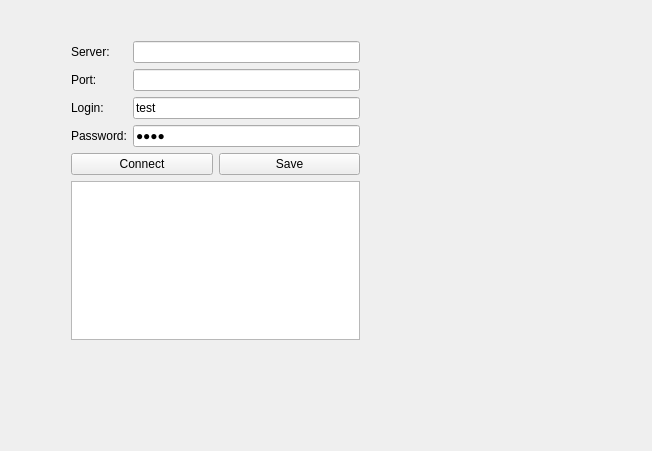
<?xml version="1.0" encoding="UTF-8"?>
<ui version="4.0">
 <class>ProtobufTest</class>
 <widget class="QMainWindow" name="ProtobufTest">
  <property name="geometry">
   <rect>
    <x>0</x>
    <y>0</y>
    <width>652</width>
    <height>451</height>
   </rect>
  </property>
  <property name="windowTitle">
   <string>ProtobufTest</string>
  </property>
  <widget class="QWidget" name="centralWidget">
   <widget class="QWidget" name="verticalLayoutWidget">
    <property name="geometry">
     <rect>
      <x>60</x>
      <y>30</y>
      <width>311</width>
      <height>321</height>
     </rect>
    </property>
    <layout class="QVBoxLayout" name="verticalLayout">
     <item>
      <layout class="QFormLayout" name="formLayout">
       <item row="1" column="1">
        <widget class="QLineEdit" name="lineEdit_server">
         <property name="text">
          <string/>
         </property>
        </widget>
       </item>
       <item row="1" column="0">
        <widget class="QLabel" name="label">
         <property name="text">
          <string>Server:</string>
         </property>
        </widget>
       </item>
       <item row="2" column="1">
        <widget class="QLineEdit" name="lineEdit_port">
         <property name="text">
          <string/>
         </property>
        </widget>
       </item>
       <item row="2" column="0">
        <widget class="QLabel" name="label_2">
         <property name="text">
          <string>Port:</string>
         </property>
        </widget>
       </item>
       <item row="3" column="1">
        <widget class="QLineEdit" name="lineEdit_login">
         <property name="text">
          <string>test</string>
         </property>
        </widget>
       </item>
       <item row="3" column="0">
        <widget class="QLabel" name="label_3">
         <property name="text">
          <string>Login:</string>
         </property>
        </widget>
       </item>
       <item row="4" column="0">
        <widget class="QLabel" name="label_4">
         <property name="text">
          <string>Password:</string>
         </property>
        </widget>
       </item>
       <item row="4" column="1">
        <widget class="QLineEdit" name="lineEdit_password">
         <property name="text">
          <string>test</string>
         </property>
         <property name="echoMode">
          <enum>QLineEdit::Password</enum>
         </property>
        </widget>
       </item>
      </layout>
     </item>
     <item>
      <layout class="QHBoxLayout" name="horizontalLayout">
       <item>
        <widget class="QPushButton" name="pushButton_connect">
         <property name="text">
          <string>Connect</string>
         </property>
        </widget>
       </item>
       <item>
        <widget class="QPushButton" name="pushButton_save">
         <property name="text">
          <string>Save</string>
         </property>
        </widget>
       </item>
      </layout>
     </item>
     <item>
      <widget class="QListWidget" name="listWidget"/>
     </item>
    </layout>
   </widget>
  </widget>
 </widget>
 <layoutdefault spacing="6" margin="11"/>
 <resources/>
 <connections/>
</ui>
